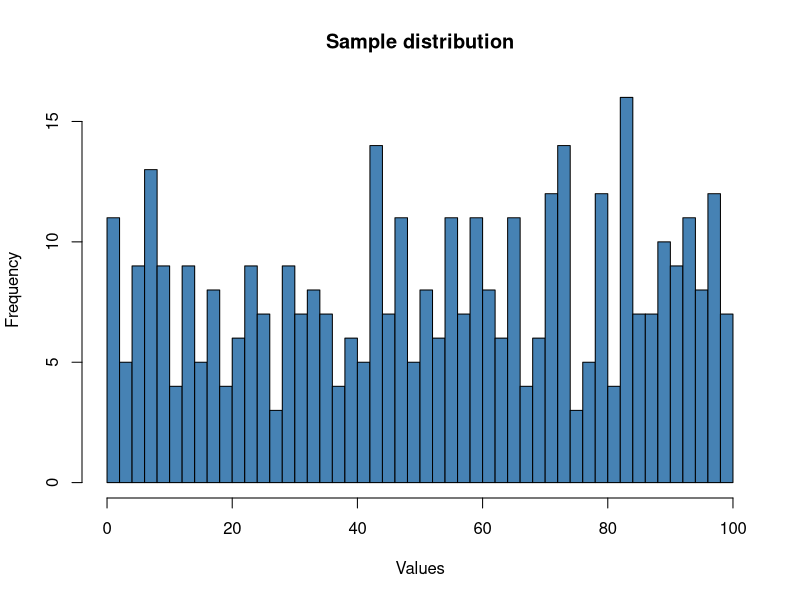

The R script that drew this image:
#' ---
#' title: Get and plot a random distribution
#' author: José Alquicira Hernández
#' ---
#'
#' # Get distribution
#'
#' Create a vector from **1** to **100**
#'


d <- seq(1,100)  

#' Sample 400 values with replacement

d.sample <- sample(d, size = 400, replace = TRUE)


#' # Plot data
#' Plot data and save graph

library(Cairo)
CairoPNG(filename = "sample_dist.png", width = 600, height = 600)
hist(d.sample, breaks = 50, col = "steelblue", 
          main = "Sample distribution", xlab = "Values")
dev.off()

#' ![](sample_dist.png)
